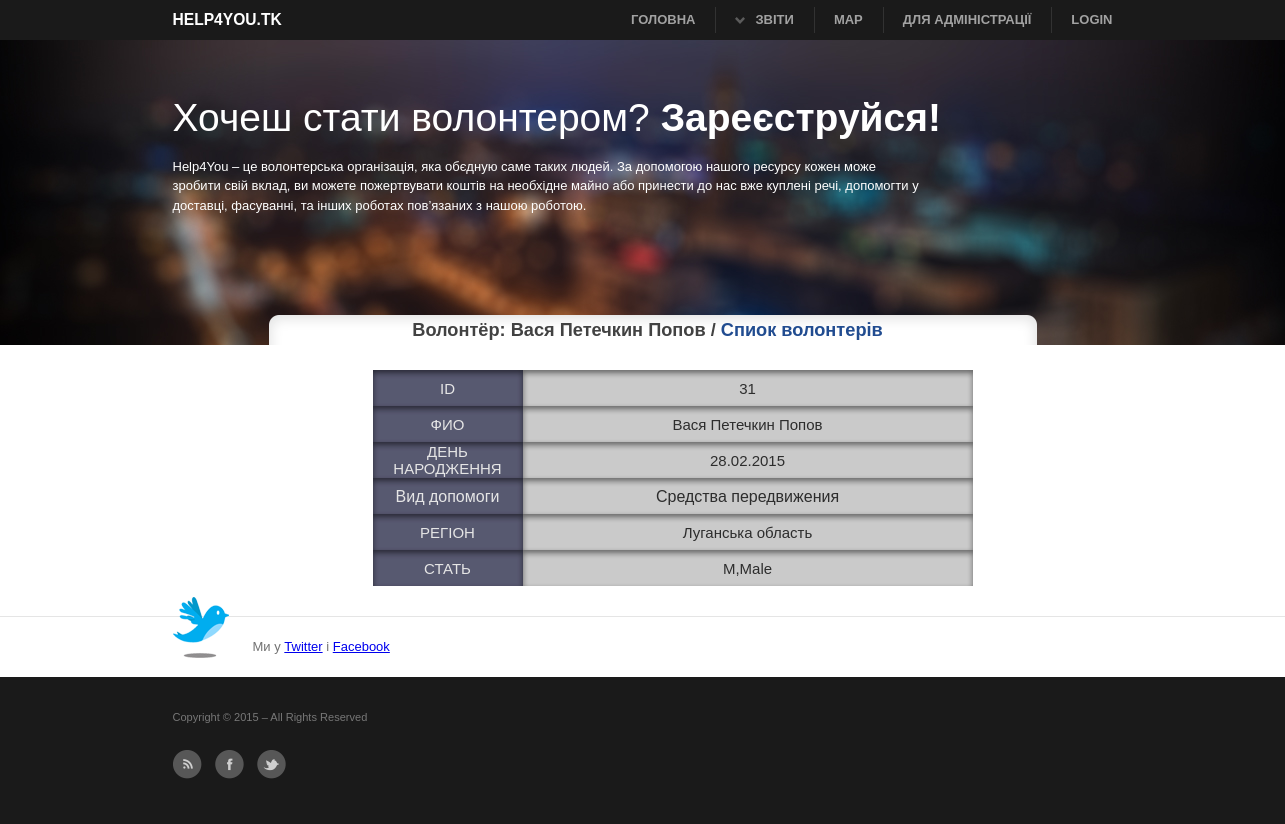
Before: /Volonter/31/ with the older database file.
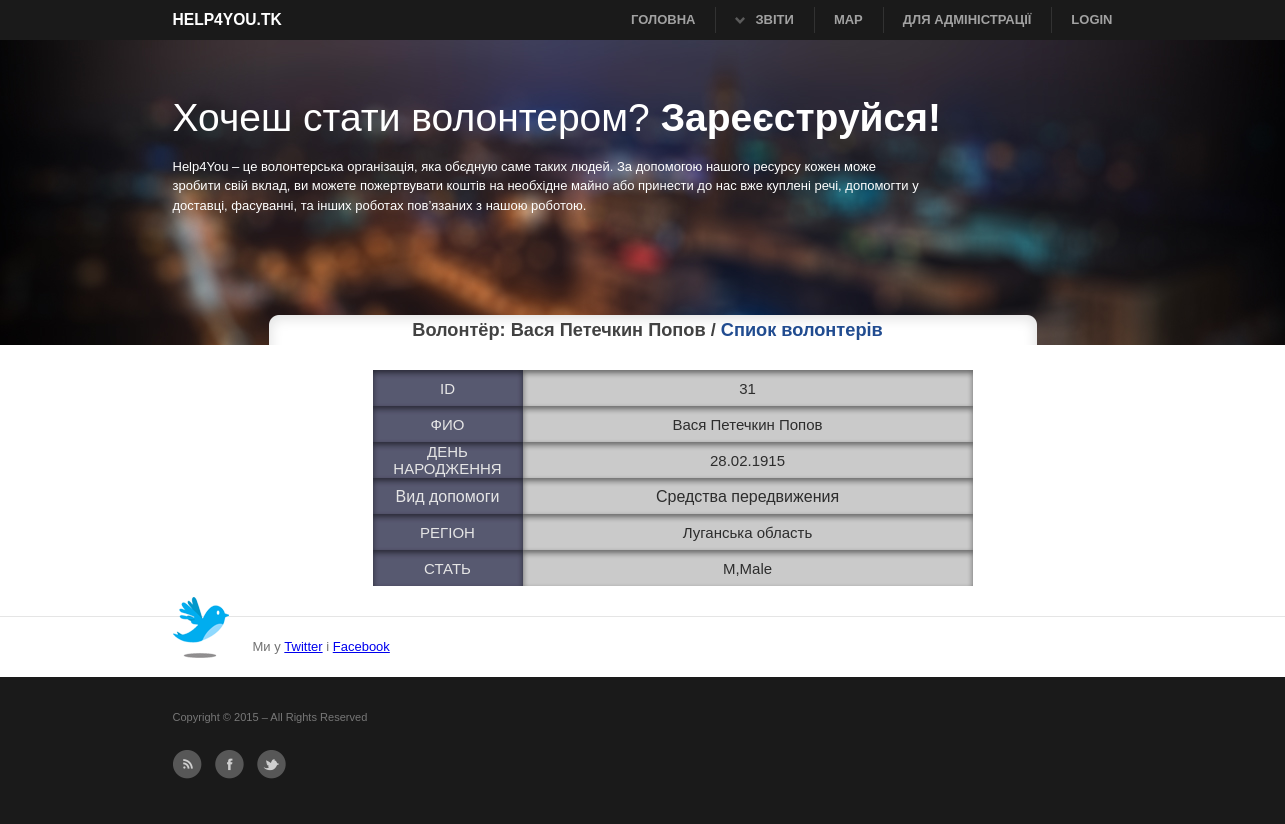
After: the same page with the newer database file.
### main/models.py (models this page shows, shortened)
class Volonter(models.Model):
    GENDER_CHOICES = (
        (u'М', 'Male'),
        (u'Ж', 'Female'),
    )
    OBLAST_CHOICES = (
         (u'Вінницька область',u'Вінницька область'),
         (u'Волинська область',u'Волинська область'),
         (u'Дніпропетровська область',u'Дніпропетровська область'),
         (u'Донецька область',u'Донецька область'),
         (u'Закарпатська область',u'Закарпатська область'),
         (u'Запорізька область',u'Запорізька область'),
         (u'Івано-Франківська область',u'Івано-Франківська область'),
         (u'Київська область',u'Київська область'),
         (u'Кіровоградська область',u'Кіровоградська область'),
         (u'Луганська область',u'Луганська область'),
         (u'Львівська область',u'Львівська область'),
         (u'Миколаївська область',u'Миколаївська область'),
         (u'Одеська область',u'Одеська область'),
         (u'Полтавська область',u'Полтавська область'),
         (u'Рівненська область',u'Рівненська область'),
         (u'Сумська область',u'Сумська область'),
         (u'Тернопільська область',u'Тернопільська область'),
         (u'Харківська область',u'Харківська область'),
         (u'Херсонська область',u'Херсонська область'),
         (u'Хмельницька область',u'Хмельницька область'),
         (u'Черкаська область',u'Черкаська область'),
         (u'Чернігівська область',u'Чернігівська область'),
         (u'Чернівецька область',u'Чернівецька область'),
         (u'Автономна Республіка Крим',u'Автономна Республіка Крим'),
    )
    fio = models.CharField(verbose_name=u'ПІП', max_length=200)
    birthday = models.DateField(verbose_name=u'Дата народження',null=True, blank=True)
    address = models.CharField(verbose_name=u'Область проживання',max_length=30, choices=OBLAST_CHOICES)
    telephone = models.CharField(verbose_name=u'Телефон',max_length=20)
    gender = models.CharField(verbose_name=u'Стать',max_length=1, choices=GENDER_CHOICES)
    categories = models.ManyToManyField('CategoryResource', verbose_name=u'Категорія ресурсів')
    class Meta:
        verbose_name_plural = u'Волонтери'

### main/views.py (the view)
# urls.py: url(r'^volonter/(?P<pk>\d+)/$',VolonterDetailView.as_view(), name='view_volonter'),
class VolonterDetailView(DetailView):
    template_name = 'view_volonter.html'
    model = Volonter
    context_object_name = 'Volonter'

### main/models.py (called while the page is built)
    def __unicode__(self):
        return self.category

### main/templates/view_volonter.html (shortened to what this page needs)
{% extends 'base.html' %}
{% block title %}
    <h3 class="title_list">Волонтёр: {{ Volonter.fio }} / <a href="{% url 'list_volonter' %}">Спиок волонтерів</a></h3>
{% endblock %}
{% block content %}
    <div id="view_tab">
    <table border="0">
    <tr>
        <td class="lef">ID</td>
        <td class="ri">{{Volonter.id}}</td>
    </tr>
    <tr>
        <td class="lef">ФИО</td>
        <td class="ri">{{ Volonter.fio }}</td>
    </tr>
    <tr>
        <td  class="lef">ДЕНЬ НАРОДЖЕННЯ</td>
        <td class="ri">{{ Volonter.birthday|date:"d.m.Y" }}</td>
    </tr>
    <tr >
        <td  class="lef_v"  height="36px"><p class="trrt">Вид допомоги</p></td>
        <td  class="ri_v">
            {% for cat in Volonter.categories.all  %}
            <p class="kind_res">{{ cat }}</p>
            {% endfor %}</td>
    </tr>
    <tr>
        <td class="lef">РЕГІОН</td>
        <td class="ri">{{Volonter.address }}</td>
    </tr>
     <tr>
        <td  class="lef">СТАТЬ</td>
        <td class="ri">{{ Volonter.gender }},{{ Volonter.get_gender_display }}</td>
    </tr>
  </table>
    </div>
{% endblock %}

Changed rows visible on the page:
changed Volonter "Вася Петечкин Попов": birthday "28.02.2015" → "28.02.1915"
